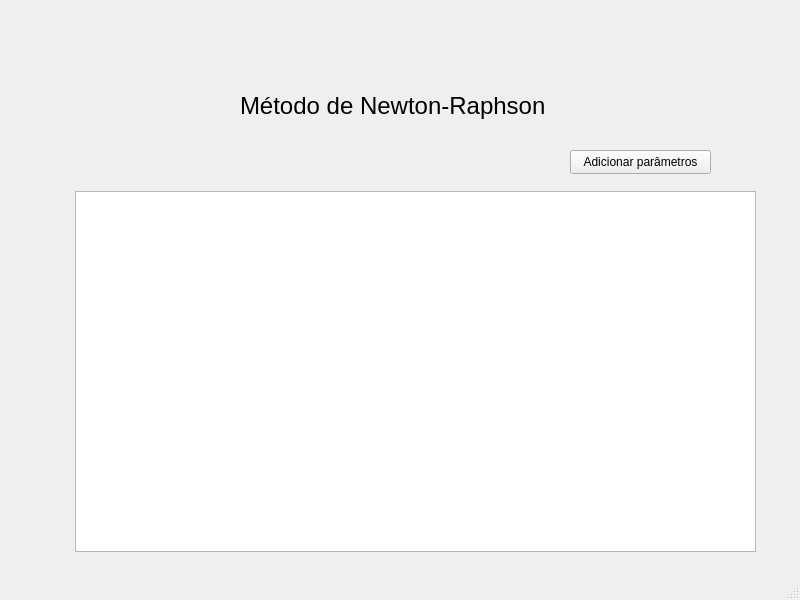
<?xml version="1.0" encoding="UTF-8"?>
<ui version="4.0">
 <class>MainWindow</class>
 <widget class="QMainWindow" name="MainWindow">
  <property name="geometry">
   <rect>
    <x>0</x>
    <y>0</y>
    <width>800</width>
    <height>600</height>
   </rect>
  </property>
  <property name="windowTitle">
   <string>MainWindow</string>
  </property>
  <widget class="QWidget" name="centralwidget">
   <widget class="QPushButton" name="addParametersButton">
    <property name="geometry">
     <rect>
      <x>570</x>
      <y>150</y>
      <width>141</width>
      <height>24</height>
     </rect>
    </property>
    <property name="text">
     <string>Adicionar parâmetros</string>
    </property>
   </widget>
   <widget class="QLabel" name="titleLabel">
    <property name="geometry">
     <rect>
      <x>240</x>
      <y>70</y>
      <width>331</width>
      <height>71</height>
     </rect>
    </property>
    <property name="font">
     <font>
      <pointsize>18</pointsize>
     </font>
    </property>
    <property name="text">
     <string>Método de Newton-Raphson</string>
    </property>
   </widget>
   <widget class="QTableWidget" name="resultTable">
    <property name="geometry">
     <rect>
      <x>75</x>
      <y>191</y>
      <width>681</width>
      <height>361</height>
     </rect>
    </property>
   </widget>
  </widget>
  <widget class="QStatusBar" name="statusbar"/>
 </widget>
 <resources/>
 <connections/>
</ui>
